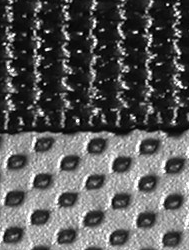
%> input picture Digital Image Processing 数字图像处理/Lab/Lab3/lab3_images/bag.png, 189 x 250 px
$ octave lab3_1.m   (GNU Octave 9; MATLAB toolbox functions it lacks are replaced by stand-ins)
%> lines starting %> are read from the running program, lines starting %| are printed output that depends on the picture
clc;
clear;

% Read the image
img = imread('lab3_images/bag.png');
%> img is the input picture: size 250x189 uint8; min 0, max 255, mean 89.3

% Convert to grayscale
if size(img, 3) == 3
    img_gray = rgb2gray(img);
else
    img_gray = img;
end

% Display the original grayscale image
figure, imshow(img_gray), title('Original Gray Image');

% Perform Fourier transform
F = fft2(double(img_gray));
F_shifted = fftshift(F);
F_magnitude = log(abs(F_shifted) + 1);  % Calculate the frequency magnitude
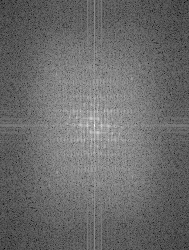
%> F_magnitude: size 250x189 double; min 1.82, max 15.26, mean 7.47; drawn with min black and max white
F_phase = angle(F_shifted);             % Calculate the phase angle
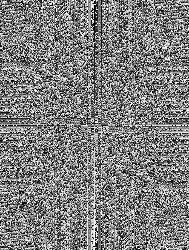
%> F_phase: size 250x189 double; min -3.14, max 3.14, mean 6.65e-05; drawn with min black and max white

% Display the magnitude image
figure, imshow(F_magnitude, []),
title('Magnitude Image');

% Display the phase angle image
figure, imshow(F_phase, []),
title('Phase Angle Image');

% Reconstructed Image from Phase Only(Set magnitude as 1)
F_phase_only = 1 .* exp(1i * angle(F_shifted));
img_phase_only = real(ifft2(ifftshift(F_phase_only)));
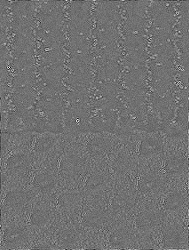
%> img_phase_only: size 250x189 double; min -0.0381, max 0.0472, mean 2.12e-05; drawn with min black and max white
figure, imshow(img_phase_only, []),
title('Reconstructed Image from Phase Only');

% Reconstructed Image from Magnitude Only(Set phase angle as 0)
F_magnitude_only = abs(F_shifted) .* exp(1i * zeros(size(angle(F_shifted))));
img_magnitude_only = real(ifft2(ifftshift(F_magnitude_only)));
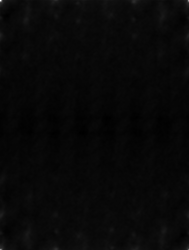
%> img_magnitude_only: size 250x189 double; min -67.66, max 4592.5, mean 89.3; drawn with min black and max white
figure, imshow(img_magnitude_only, []),
title('Reconstructed Image from Magnitude Only');

% Perform inverse Fourier transform
F_inverse = ifftshift(abs(F_shifted) .* exp(1i * angle(F_shifted)));
img_reconstructed = real(ifft2(F_inverse));
figure, imshow(img_reconstructed, []),
title('Reconstructed Image');

$ run again, with Digital Image Processing 数字图像处理/Lab/Lab3/lab3_images/selfie.jpg saved as Digital Image Processing 数字图像处理/Lab/Lab3/lab3_images/bag.png
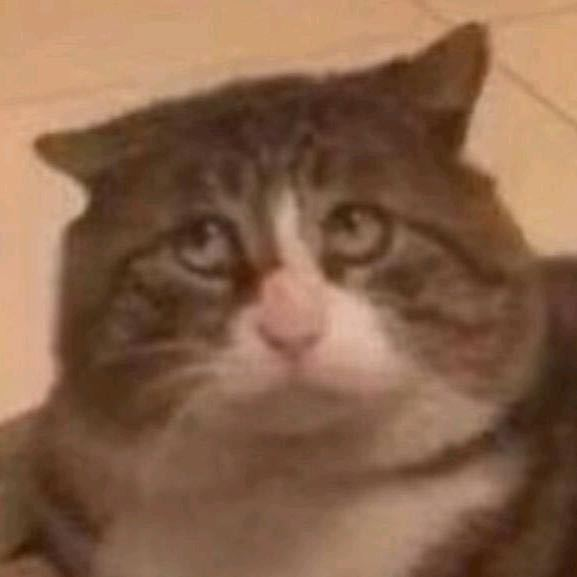
%> input picture Digital Image Processing 数字图像处理/Lab/Lab3/lab3_images/selfie.jpg, 577 x 577 px
%> img is the input picture: size 577x577x3 uint8; mean R, G, B 135.7, 99.4, 74.2
%> `img_phase_only = real(ifft2(ifftshift(F_phase_only)));`:
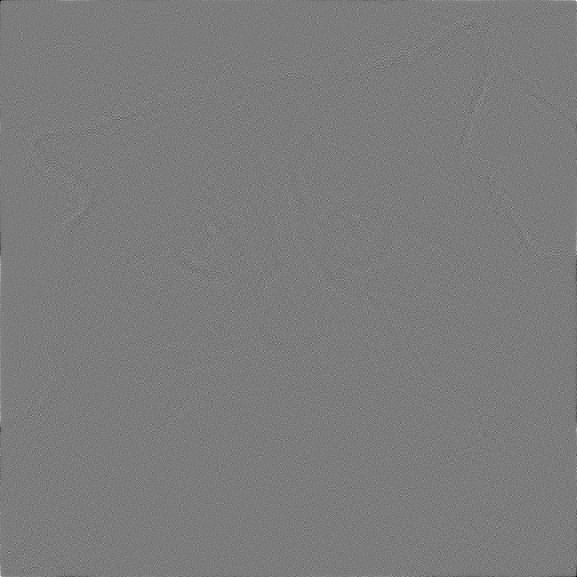
%> img_phase_only: size 577x577 double; min -0.0461, max 0.0485, mean 3e-06; drawn with min black and max white
%> `img_magnitude_only = real(ifft2(ifftshift(F_magnitude_only)));`:
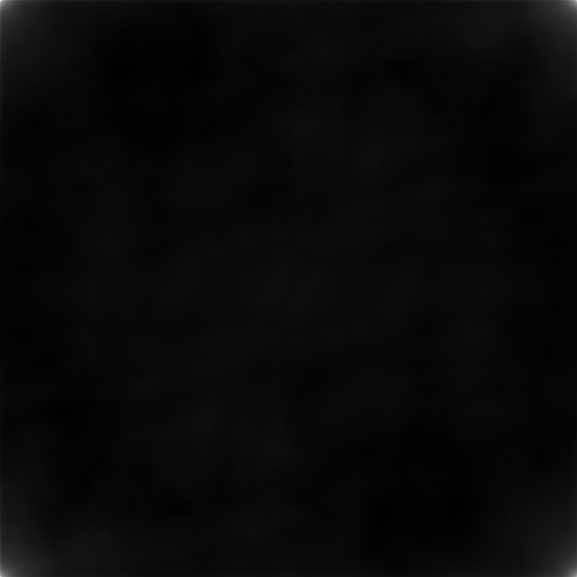
%> img_magnitude_only: size 577x577 double; min 47.02, max 1789, mean 107.4; drawn with min black and max white
